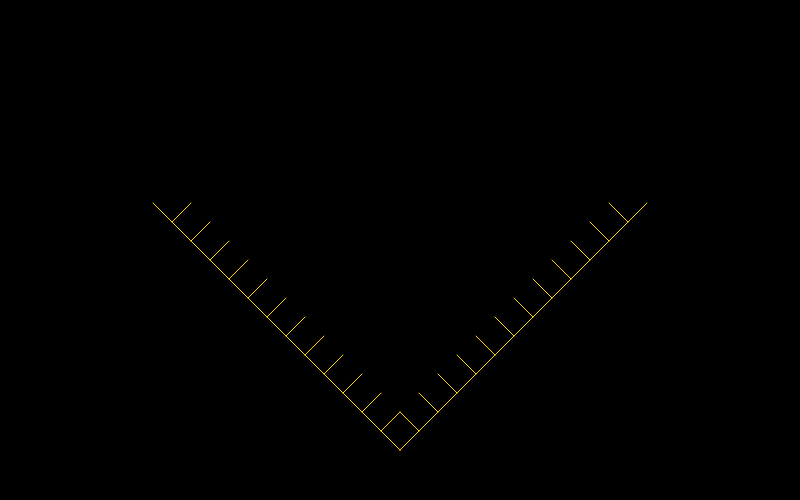
Frame 1 (no input)
Frame 60 (no input): identical to frame 1, image omitted
Frame 120 (the mouse pressed at the canvas centre since frame 60): identical to frame 1, image omitted

The p5.js sketch that drew this single still picture (run headless with seeded random() and noise() and a simulated clock; from frame 60 on, the mouse is pressed at the canvas centre):

// p5.js sketch
// ── sketch.js
//doug
//tree

  var xstart =400; 
  var ystart =450; 
  var branches = 0;
  var l = 20;
  var lr = l;
  var randang=0; 
  var lines = []; 


  var dougline= {
     x: 0,
     y: 0,
     a: 0,
     b: 0
    };


function setup() {
  createCanvas(800, 500);
  colorMode(HSB, 360, 100, 100);
//munro's branching
  branches = round(random(10,15));
  branches_r = branches;
  console.log("branches = " + branches);
  let i = 0;
  randang=1;
  //random(0,1);
  
 
if (branches > 0)
 {
 l--;
 makebranch_left(xstart,ystart);
 }

if (branches_r > 0)
 {
 lr--;
 makebranch_right(xstart,ystart);
 }

}

function draw() {

background(40,0,0);
stroke(50,100,100);
noFill();
  console.log("lines.length" + lines.length);
  for (var n=0; n < lines.length ; n++) {
  line(lines[n].x, lines[n].y, lines[n].a, lines[n].b)
  }

}


function makebranch_left(x,y)
{
branches--;
console.log("branches_left= " + branches);
if (branches > 0 && y >0) {
/*makeline(x,y,x-l,y-l);
makeline(x,y,x+l,y-l);
makebranch_left(x-l, y-l);
*/
makeline(x,y,x-l*randang,y-l);
makeline(x,y,x+l*randang,y-l);
makebranch_left(x-l, y-l);
}
}

function makebranch_right(x,y)
{
branches_r--;
console.log("branches_right= " + branches_r);
if (branches_r > 0 && y >0) {
makeline(x,y,x-lr,y-lr);
makeline(x,y,x+lr,y-lr);
makebranch_right(x+lr, y-lr);
}
}



function makeline(x,y,a,b)
{
console.log("x: " + x + " y: " + y + " a: " + a + " b: " + b);
  var dougline= {
     x: x,
     y: y,
     a: a,
     b: b
    };
lines.push(dougline);
}
